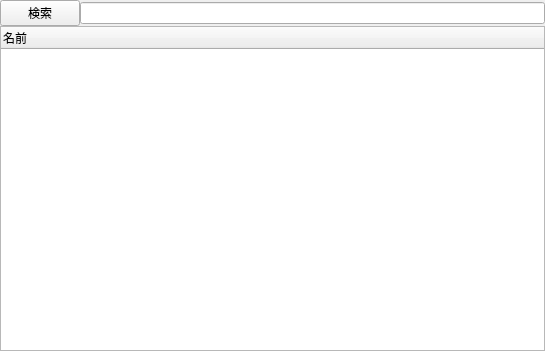
<?xml version="1.0" encoding="UTF-8"?>
<ui version="4.0">
 <class>UIMainSearch</class>
 <widget class="QWidget" name="UIMainSearch">
  <property name="geometry">
   <rect>
    <x>0</x>
    <y>0</y>
    <width>545</width>
    <height>351</height>
   </rect>
  </property>
  <property name="windowTitle">
   <string>Form</string>
  </property>
  <layout class="QVBoxLayout" name="verticalLayout">
   <property name="spacing">
    <number>0</number>
   </property>
   <property name="leftMargin">
    <number>0</number>
   </property>
   <property name="topMargin">
    <number>0</number>
   </property>
   <property name="rightMargin">
    <number>0</number>
   </property>
   <property name="bottomMargin">
    <number>0</number>
   </property>
   <item>
    <layout class="QHBoxLayout" name="horizontalLayout">
     <property name="spacing">
      <number>0</number>
     </property>
     <item>
      <widget class="QPushButton" name="pushButton">
       <property name="text">
        <string>検索</string>
       </property>
      </widget>
     </item>
     <item>
      <widget class="QLineEdit" name="lineEdit"/>
     </item>
    </layout>
   </item>
   <item>
    <widget class="HTreeWidget" name="treeWidget">
     <property name="alternatingRowColors">
      <bool>true</bool>
     </property>
     <property name="uniformRowHeights">
      <bool>true</bool>
     </property>
     <column>
      <property name="text">
       <string>名前</string>
      </property>
     </column>
    </widget>
   </item>
  </layout>
 </widget>
 <customwidgets>
  <customwidget>
   <class>HTreeWidget</class>
   <extends>QTreeWidget</extends>
   <header>HTreeWidget.h</header>
  </customwidget>
 </customwidgets>
 <resources/>
 <connections/>
</ui>
